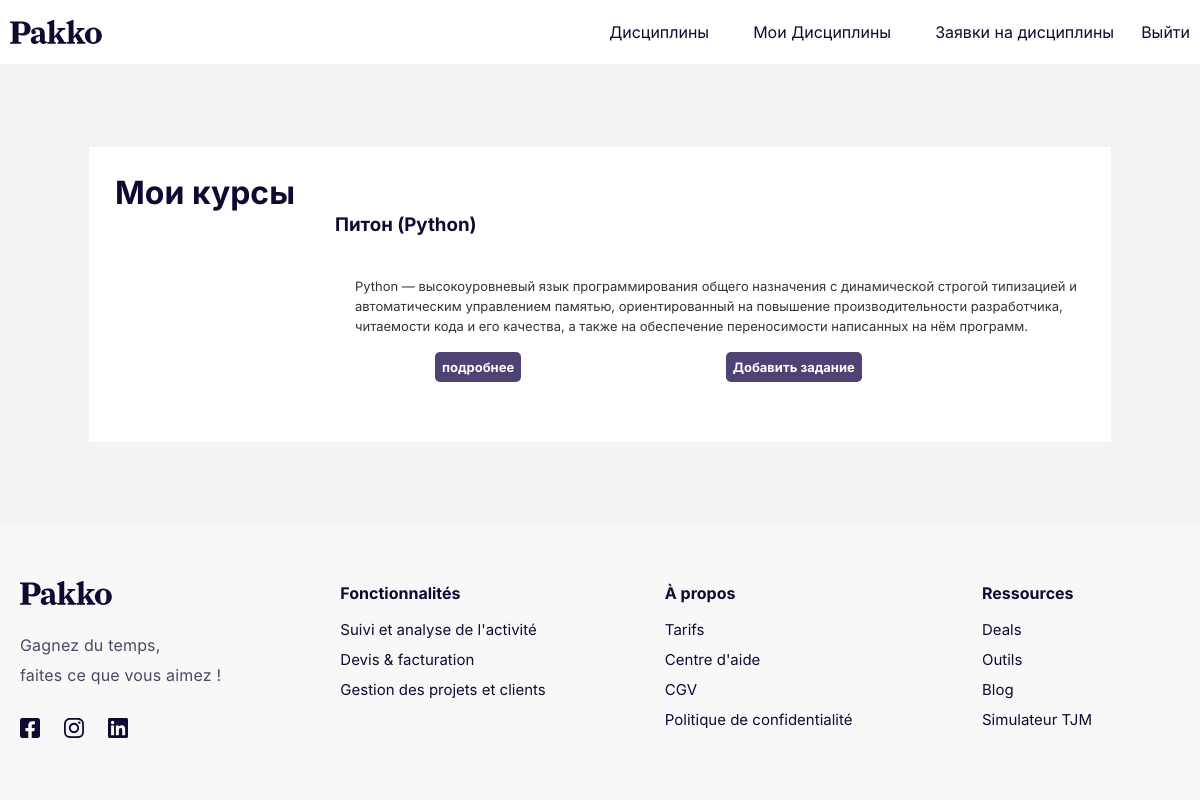
The page /my/courses/ (signed in) on the database its author committed.
### server/models.py (models this page shows)
class Course(models.Model):
    title = models.CharField(max_length=100)
    content = models.TextField()
    category_id = models.ForeignKey(Category, on_delete=models.CASCADE)
    lang = models.CharField(max_length=100)
    image = models.ImageField(upload_to='course/')
    def __str__(self):
        return self.title

### server/views.py (the view)
# urls.py: path('my/courses/', my_courses, name='my_courses'),
def my_courses(request):
    courses = CourseUser.objects.filter(user_id=request.user)
    print(courses)
    user_courses = []
    return render(request, 'my_courses.html', {'my_courses': [course.course_id for course in courses]})

### server/models.py (called while the page is built)
    def __str__(self):
        return self.username

    def __str__(self):
        return f"{self.user_id}: {self.course_id}"

### server/templates/my_courses.html
{% extends 'base.html' %}
{% block content %}
<div class="container m-5 p-5 details">
    <h1>Мои курсы</h1>
    <div class="details-content">
        <div class="details-fieldset">
    {% for i in my_courses %}
        <div class="container">
        <h3>{{ i.title }}</h3>
            <div class="details-content-desc">
        {{ i.content }}
            </div>
            </div>
            <br>
            <div class="row">
        <a class="details-action-small-btn" href="{% url 'detail' i.pk %}">подробнее</a>
        {% if user.is_teacher %}
        <a class="details-action-small-btn" href="{% url 'taskcreate' i.pk %}">Добавить задание</a>
            </div>
        {% endif %}
        <br>
        <br>
    {% endfor %}
            </div>
        </div>
</div>
{% endblock %}

### static/univer/style.css (style rules this page uses)
* { margin: 0; padding: 0; -webkit-box-sizing: border-box; box-sizing: border-box; }
html { font-size: 10px; }
body { color: #100A30; font-size: 16px; font-family: 'Inter', sans-serif; background-color: #f3f3f3; display: flex; flex-direction: column; justify-content: space-between; min-height: 100vh; }
a { text-decoration: none; color: #100A30; }
.container { max-width: 123.2rem; margin: 0 auto; }
.details { padding: 2.6rem; background-color: #fff; margin: 2rem auto; display: -webkit-box; display: -ms-flexbox; display: flex; }
.details-action-small-btn { margin: 10rem; margin-bottom: 3rem; background-color: #4f4376; border-radius: 5px; color: #fff; font-size: 1.3rem; font-weight: 800; padding: 0.7rem; width: 100%; text-align: center; }
.details-content { max-width: 75rem; margin-left: 4rem; }
.details-content-desc { margin-left: 2rem; font-size: 1.3rem; color: #333333; line-height: 2rem; margin-top: 4rem; }
.details-fieldset { margin-top: 4rem; }

### rows shown on the page
Course: title "Питон (Python)", content "Python — высокоуровневый язык программирования общего назначения с динамической строгой типизацией и автоматическим управлением памятью, ориентированный на повышение производительности разработчика, читаемости кода и его качества, а также на обеспечение переносимости написанных на нём программ."
